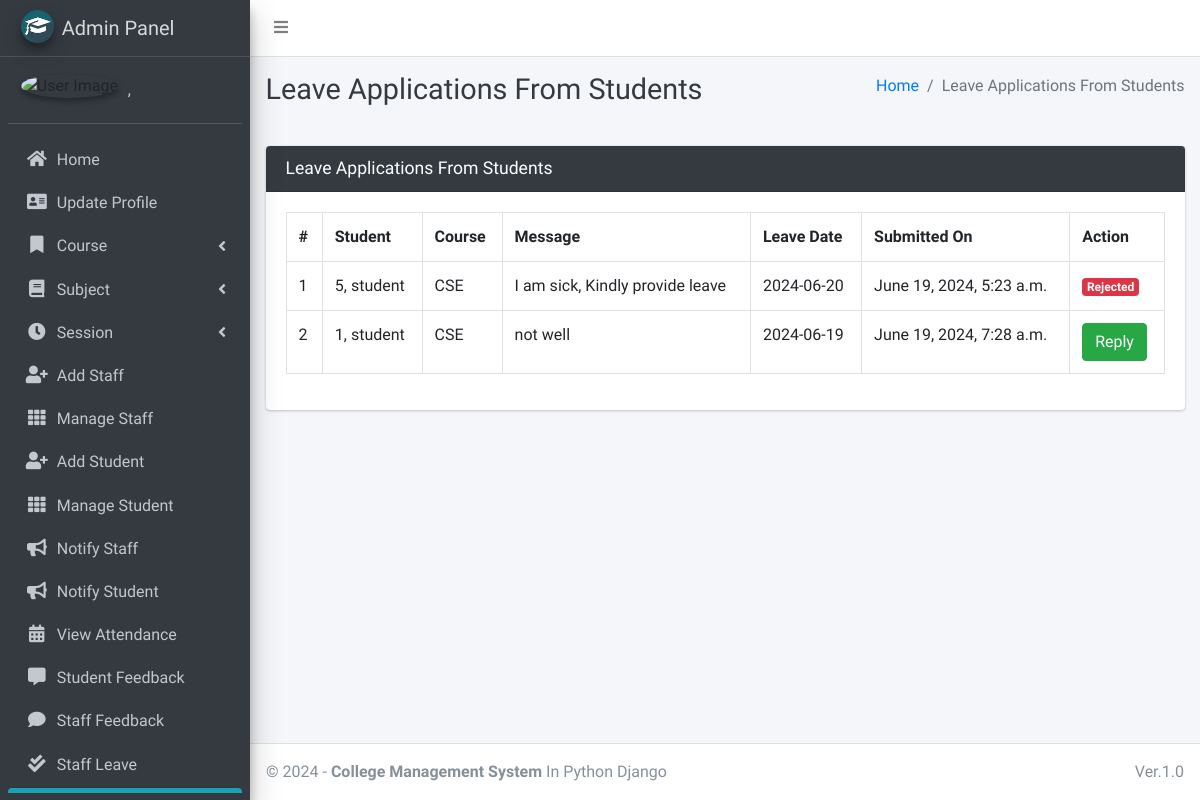
/student/view/leave/ (signed in), run on an earlier commit of the app's database.
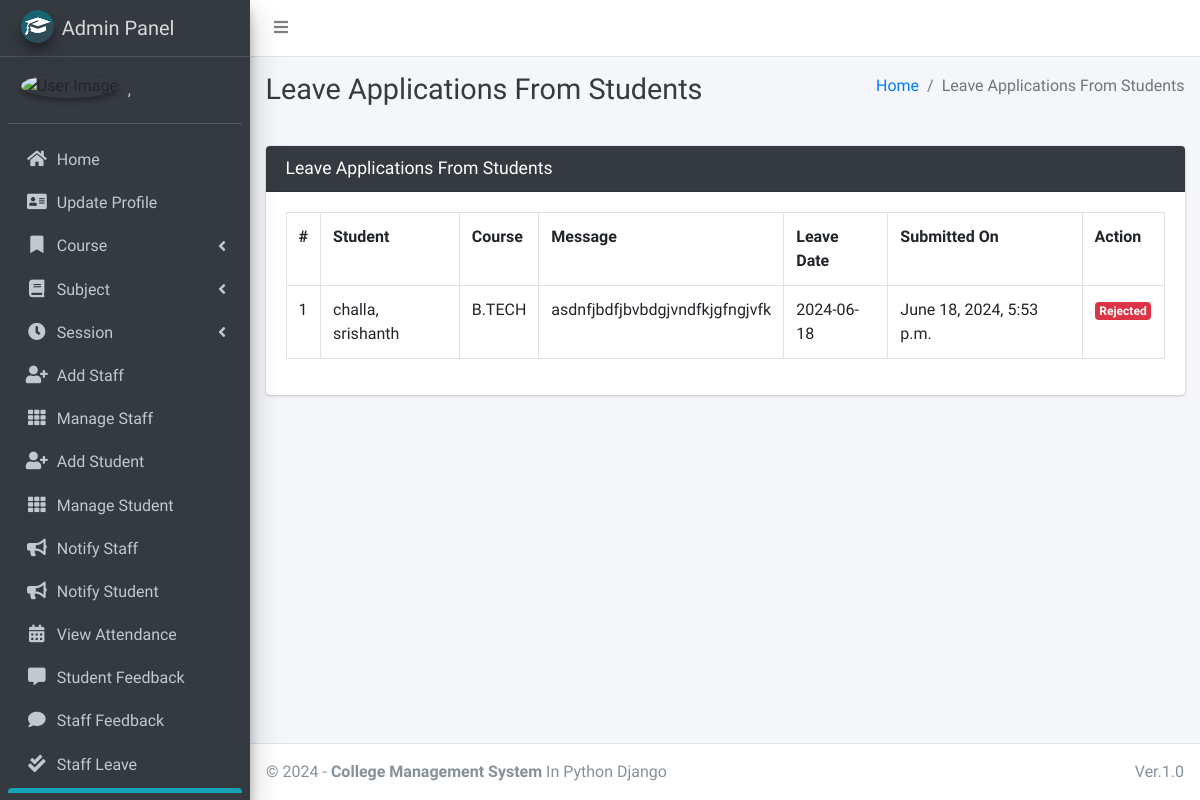
And on a later commit of the database.
### main_app/models.py (models this page shows)
class CustomUser(AbstractUser):
    USER_TYPE = ((1, "HOD"), (2, "Staff"), (3, "Student"))
    GENDER = [("M", "Male"), ("F", "Female")]
    username = None  # Removed username, using email instead
    email = models.EmailField(unique=True)
    user_type = models.CharField(default=1, choices=USER_TYPE, max_length=1)
    gender = models.CharField(max_length=1, choices=GENDER)
    profile_pic = models.ImageField()
    address = models.TextField()
    fcm_token = models.TextField(default="")  # For firebase notifications
    created_at = models.DateTimeField(auto_now_add=True)
    updated_at = models.DateTimeField(auto_now=True)
    USERNAME_FIELD = "email"
    REQUIRED_FIELDS = []
    objects = CustomUserManager()
    def __str__(self):
        return self.last_name + ", " + self.first_name

class LeaveReportStudent(models.Model):
    student = models.ForeignKey(Student, on_delete=models.CASCADE)
    date = models.CharField(max_length=60)
    message = models.TextField()
    status = models.SmallIntegerField(default=0)
    created_at = models.DateTimeField(auto_now_add=True)
    updated_at = models.DateTimeField(auto_now=True)

class Student(models.Model):
    admin = models.OneToOneField(CustomUser, on_delete=models.CASCADE)
    course = models.ForeignKey(Course, on_delete=models.DO_NOTHING, null=True, blank=False)
    session = models.ForeignKey(Session, on_delete=models.DO_NOTHING, null=True)
    def __str__(self):
        return self.admin.last_name + ", " + self.admin.first_name

class Course(models.Model):
    name = models.CharField(max_length=120)
    created_at = models.DateTimeField(auto_now_add=True)
    updated_at = models.DateTimeField(auto_now=True)
    def __str__(self):
        return self.name

### main_app/hod_views.py (the view, shortened to what this page needs)
# urls.py: path("student/view/leave/", hod_views.view_student_leave,
@csrf_exempt
def view_student_leave(request):
    if request.method != 'POST':
        allLeave = LeaveReportStudent.objects.all()
        context = {
            'allLeave': allLeave,
            'page_title': 'Leave Applications From Students'
        }
        return render(request, "hod_template/student_leave_view.html", context)

### main_app/templates/hod_template/student_leave_view.html (shortened to what this page needs)
{% extends 'main_app/base.html' %}
{% load static %}
{% block page_title %}{{page_title}}{% endblock page_title %}
{% block content %}
<section class="content">
    <div class="container-fluid">
        <div class="row">
            <div class="col-md-12">
                <div class="card card-dark">
                    <div class="card-header">
                        <h3 class="card-title">{{page_title}}</h3>
                    </div>
                    <div class="table card-body">
                        <table class="table table-bordered table-hover">
                            <tr>
                                <th>#</th>
                                <th>Student</th>
                                <th>Course</th>
                                <th>Message</th>
                                <th>Leave Date</th>
                                <th>Submitted On</th>
                                <th>Action</th>
                            </tr>
                            {% for leave in  allLeave %}
                              <tr>
                                  <td>{{forloop.counter}}</td>
                                  <td>{{leave.student}}</td>
                                  <td>{{leave.student.course}}</td>
                                  <td>{{leave.message}}</td>
                                  <td>{{leave.date}}</td>
                                  <td>{{leave.created_at}}</td>
                                      {% if leave.status == 0 %}
                                           <td> <button data-toggle = "modal" data-target = "#reply_modal" value="{{leave.id}}" class="btn btn-success reply_open_modal">Reply</button>
{% elif leave.status == -1 %}
<td><span  class='badge badge-danger'>Rejected</span></td>
{% else %}
<td><span  class='badge badge-success'>Approved</span></td>
                                            <td>{{feedback.updated_at}}</td>
                                      {% endif %}
                                  </td>
                              </tr>
                            {% endfor %}
                        </table>
                    </div>
                    </div>
            </div>
        </div>
    </div>
</section>
{% endblock content %}

### main_app/templates/main_app/base.html (shortened to what this page needs)
{% load static %}
<!DOCTYPE html>
<html>
<head>
    <link rel="stylesheet" href="{% static 'plugins/fontawesome-free/css/all.min.css'%} ">
    <link rel="stylesheet" href="https://code.ionicframework.com/ionicons/2.0.1/css/ionicons.min.css">
    <link rel="stylesheet"
        href="{% static 'plugins/tempusdominus-bootstrap-4/css/tempusdominus-bootstrap-4.min.css'%} ">
    <link rel="stylesheet" href="{% static 'plugins/icheck-bootstrap/icheck-bootstrap.min.css'%} ">
    <link rel="stylesheet" href="{% static 'dist/css/adminlte.min.css'%} ">
    <link rel="stylesheet" href="{% static 'plugins/overlayScrollbars/css/OverlayScrollbars.min.css'%} ">
    <link rel="stylesheet" href="{% static 'plugins/daterangepicker/daterangepicker.css'%} ">
</head>
<body class="hold-transition sidebar-mini layout-fixed">
    <div class="wrapper">
        <nav class="main-header navbar navbar-expand navbar-white navbar-light">
            <ul class="navbar-nav">
                <li class="nav-item">
                    <a class="nav-link" data-widget="pushmenu" href="#"><i class="fas fa-bars"></i></a>
                </li>
            </ul>
        </nav>
        {% include "main_app/sidebar_template.html" with user=user %}
        <div class="content-wrapper">
            <div class="content-header">
                <div class="container-fluid">
                    <div class="row mb-2">
                        <div class="col-sm-6">
                            <h1 class="m-0 text-dark">{% block page_title %}{% endblock page_title %}</h1>
                        </div>
                        <div class="col-sm-6">
                            <ol class="breadcrumb float-sm-right">
                                <li class="breadcrumb-item"><a href="#">Home</a></li>
                                <li class="breadcrumb-item active">{{ page_title }}</li>
                            </ol>
                        </div>
                    </div>
                </div>
            </div>
<section class="content">
    <div class="container-fluid">
        <div class="row">
            <div class="col-md-12">
            </div></div></div></section>
            {% block content %}
            {% endblock content %}
        </div>
        {% include "main_app/footer.html" %}
    </div>
</body>
</html>

### main_app/templates/main_app/sidebar_template.html (shortened to what this page needs)
{% load static %}
<aside class="main-sidebar sidebar-dark-info elevation-4">
    {% if request.user.user_type == '1' %}
    <a href="{% url 'admin_home' %}" class="brand-link">
        <img src="{% static 'dist/img/cmsl.png' %} " alt="AdminLTE Logo"
            class="brand-image img-circle elevation-3" >
        <span class="brand-text font-weight-light">Admin Panel</span>
    </a>
    <div class="sidebar">
        <div class="user-panel mt-3 pb-3 mb-3 d-flex">
            <div class="image">
                <img src="{{ request.user.profile_pic}}" class="img-circle elevation-2" alt="User Image">
            </div>
            <div class="info">
                <a href="#" class="d-block">{{user}}</a>
            </div>
        </div>
        <nav class="mt-2">
            <ul class="nav nav-pills nav-sidebar flex-column" data-widget="treeview" role="menu" data-accordion="false">
                <li class="nav-item">
                    {% url 'admin_home' as admin_home %}
                    <a href="{{admin_home}}" class="nav-link {% if admin_home == request.path %} active {% endif %}">
                        <i class="nav-icon fas fa-home"></i>
                        <p>
                            Home
                        </p>
                    </a>
                </li>
                <li class="nav-item">
                    {% url 'admin_view_profile' as admin_view_profile %}
                    <a href="{{admin_view_profile}}"
                        class="nav-link {% if admin_view_profile == request.path %} active {% endif %}">
                        <i class="nav-icon fas fa-address-card"></i>
                        <p>
                            Update Profile
                        </p>
                    </a>
                </li>
                <li class="nav-item has-treeview">
                    <a href="#" class="nav-link">
                        <i class="nav-icon fas fa-bookmark"></i>
                        <p>
                            Course
                            <i class="fas fa-angle-left right"></i>
                        </p>
                    </a>
                </li>
                <li class="nav-item has-treeview">
                    <a href="#" class="nav-link">
                        <i class="nav-icon fas fa-book"></i>
                        <p>
                            Subject
                            <i class="fas fa-angle-left right"></i>
                        </p>
                    </a>
                </li>
                <li class="nav-item has-treeview">
                    <a href="#" class="nav-link">
                        <i class="nav-icon fas fa-clock"></i>
                        <p>
                            Session
                            <i class="fas fa-angle-left right"></i>
                        </p>
                    </a>
                </li>
                <li class="nav-item">
                    {% url 'add_staff' as add_staff %}
                    <a href="{{add_staff}}" class="nav-link {% if add_staff == request.path %} active {% endif %}">
                        <i class="nav-icon fas fa-user-plus"></i>
                        <p>
                            Add Staff
                        </p>
                    </a>
                </li>
                <li class="nav-item">
                    {% url 'manage_staff' as manage_staff %}
                    {% url 'edit_staff' staff_id as edit_staff %}
                    <a href="{{manage_staff}}"
                        class="nav-link {% if manage_staff == request.path or request.path == edit_staff %} active {% endif %}">
                        <i class="nav-icon fas fa-th"></i>
                        <p>
                            Manage Staff
                        </p>
                    </a>
                </li>
                <li class="nav-item">
                    {% url 'add_student' as add_student%}
                    <a href="{{add_student}}" class="nav-link  {% if add_student == request.path %} active {% endif %}">
                        <i class="nav-icon fas fa-user-plus"></i>
                        <p>
                            Add Student
                        </p>
                    </a>
                </li>
                <li class="nav-item">
                    {% url 'manage_student' as manage_student %}
                    {% url 'edit_student' student_id as edit_student %}
                    <a href="{{manage_student}}"
                        class="nav-link  {% if edit_student == request.path or manage_student == request.path %} active {% endif %}">
                        <i class="nav-icon fas fa-th"></i>
                        <p>
                            Manage Student
                        </p>
                    </a>
                </li>
                <li class="nav-item">
                    {% url 'admin_notify_staff' as admin_notify_staff %}
                    <a href="{{admin_notify_staff}}"
                        class="nav-link {% if admin_notify_staff == request.path %} active {% endif %}">
                        <i class="nav-icon fas fa-bullhorn"></i>
                        <p>
                            Notify Staff
                        </p>
                    </a>
                </li>
                <li class="nav-item">
                    {% url 'admin_notify_student' as admin_notify_student %}
                    <a href="{{admin_notify_student}}"
                        class="nav-link {% if admin_notify_student == request.path %} active {% endif %}">
                        <i class="nav-icon fas fa-bullhorn"></i>
                        <p>
                            Notify Student
                        </p>
                    </a>
                </li>
                <li class="nav-item">
                    {% url 'admin_view_attendance' as admin_view_attendance %}
                <li class="nav-item">
                    <a href="{{admin_view_attendance}}"
                        class="nav-link  {% if admin_view_attendance == request.path %} active {% endif %}">
                        <i class="nav-icon fas fa-calendar-alt"></i>
                        <p>
                            View Attendance
                        </p>
                    </a>
                </li>
                <li class="nav-item">
                    {% url 'student_feedback_message' as student_feedback_message %}
                    <a href="{{ student_feedback_message }}"
                        class="nav-link  {% if student_feedback_message == request.path %} active {% endif %}">
                        <i class="nav-icon fas fa-comment-alt"></i>
                        <p>
                            Student Feedback
                        </p>
                    </a>
                </li>
                <li class="nav-item">
                    {% url 'staff_feedback_message' as staff_feedback_message %}
                    <a href="{{staff_feedback_message}}"
                        class="nav-link   {% if staff_feedback_message == request.path %} active {% endif %}">
                        <i class="nav-icon fas fa-comment"></i>
                        <p>
                            Staff Feedback
                        </p>
                    </a>
                </li>
                <li class="nav-item">
                    {% url 'view_staff_leave' as view_staff_leave %}
                    <a href="{{view_staff_leave}}"
                        class="nav-link  {% if view_staff_leave == request.path %} active {% endif %}">
                        <i class="nav-icon fas fa-check-double"></i>
                        <p>
                            Staff Leave
                        </p>
                    </a>
                </li>
                <li class="nav-item">
                    {% url 'view_student_leave' as view_student_leave %}
                    <a href="{% url 'view_student_leave' %}"
                        class="nav-link  {% if view_student_leave == request.path %} active {% endif %}">
                    </a>
                </li>
                                        {% endif %}
                                    </ul>
                                </nav>
                            </div>
</aside>

### main_app/templates/main_app/footer.html
<footer class="main-footer">
    &copy; {% now "Y" %} - <strong>College Management System</strong>
    In Python Django
    <div class="float-right d-none d-sm-inline-block">
       Ver.1.0
    </div>
</footer>

What changed in the data, as far as the page shows it:
removed LeaveReportStudent: student "5, student", student.course "CSE", message "I am sick, Kindly provide leave", date "2024-06-20", created_at "June 19, 2024, 5:23 a.m.", status "Rejected"
removed LeaveReportStudent: student "1, student", student.course "CSE", message "not well", date "2024-06-19", created_at "June 19, 2024, 7:28 a.m."
added LeaveReportStudent: student "challa, srishanth", student.course "B.TECH", message "asdnfjbdfjbvbdgjvndfkjgfngjvfk", date "2024-06-18", created_at "June 18, 2024, 5:53 p.m.", status "Rejected"
